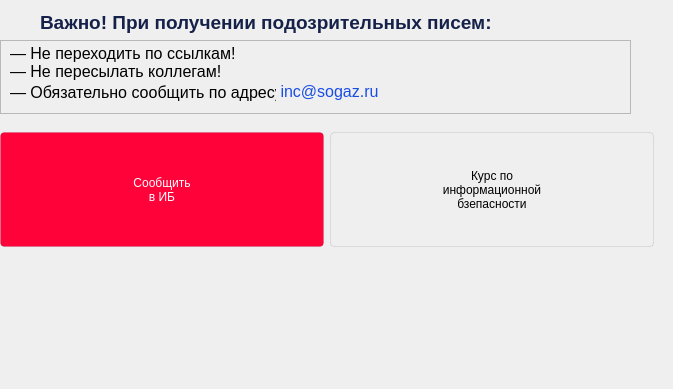
          <widget class="QWidget" name="pagePhishing">
           <widget class="QWidget" name="mainSectionPhishing" native="true">
            <property name="geometry">
             <rect>
              <x>0</x>
              <y>0</y>
              <width>664</width>
              <height>380</height>
             </rect>
            </property>
            <property name="minimumSize">
             <size>
              <width>0</width>
              <height>0</height>
             </size>
            </property>
            <layout class="QVBoxLayout" name="verticalLayout_8">
             <property name="leftMargin">
              <number>0</number>
             </property>
             <property name="topMargin">
              <number>0</number>
             </property>
             <property name="rightMargin">
              <number>10</number>
             </property>
             <property name="bottomMargin">
              <number>0</number>
             </property>
             <item>
              <widget class="QWidget" name="sectionTittlePhishing" native="true">
               <widget class="QWidget" name="widget_11" native="true">
                <property name="geometry">
                 <rect>
                  <x>0</x>
                  <y>10</y>
                  <width>634</width>
                  <height>26</height>
                 </rect>
                </property>
                <property name="maximumSize">
                 <size>
                  <width>16777215</width>
                  <height>26</height>
                 </size>
                </property>
                <widget class="QLabel" name="label_17">
                 <property name="geometry">
                  <rect>
                   <x>10</x>
                   <y>0</y>
                   <width>24</width>
                   <height>24</height>
                  </rect>
                 </property>
                 <property name="styleSheet">
                  <string notr="true">text-align: center;</string>
                 </property>
                 <property name="text">
                  <string/>
                 </property>
                 <property name="pixmap">
                  <pixmap resource="resources.qrc">:/icons/icons/square-rounded-x.svg</pixmap>
                 </property>
                 <property name="scaledContents">
                  <bool>true</bool>
                 </property>
                 <property name="alignment">
                  <set>Qt::AlignmentFlag::AlignCenter</set>
                 </property>
                 <property name="indent">
                  <number>-1</number>
                 </property>
                </widget>
                <widget class="QLabel" name="label_18">
                 <property name="geometry">
                  <rect>
                   <x>40</x>
                   <y>0</y>
                   <width>491</width>
                   <height>24</height>
                  </rect>
                 </property>
                 <property name="font">
                  <font>
                   <pointsize>14</pointsize>
                   <fontweight>DemiBold</fontweight>
                  </font>
                 </property>
                 <property name="toolTipDuration">
                  <number>-1</number>
                 </property>
                 <property name="styleSheet">
                  <string notr="true">color: rgba(21, 33, 73, 1);
font-weight: 600;</string>
                 </property>
                 <property name="text">
                  <string>Важно! При получении подозрительных писем:</string>
                 </property>
                </widget>
               </widget>
               <widget class="QFrame" name="frame_12">
                <property name="geometry">
                 <rect>
                  <x>0</x>
                  <y>40</y>
                  <width>631</width>
                  <height>74</height>
                 </rect>
                </property>
                <property name="frameShape">
                 <enum>QFrame::Shape::StyledPanel</enum>
                </property>
                <property name="frameShadow">
                 <enum>QFrame::Shadow::Raised</enum>
                </property>
                <widget class="QLabel" name="label_19">
                 <property name="geometry">
                  <rect>
                   <x>10</x>
                   <y>0</y>
                   <width>311</width>
                   <height>44</height>
                  </rect>
                 </property>
                 <property name="font">
                  <font>
                   <pointsize>12</pointsize>
                  </font>
                 </property>
                 <property name="text">
                  <string>— Не переходить по ссылкам!
— Не пересылать коллегам!</string>
                 </property>
                </widget>
                <widget class="QLabel" name="label_20">
                 <property name="geometry">
                  <rect>
                   <x>10</x>
                   <y>40</y>
                   <width>266</width>
                   <height>24</height>
                  </rect>
                 </property>
                 <property name="font">
                  <font>
                   <pointsize>12</pointsize>
                  </font>
                 </property>
                 <property name="text">
                  <string>— Обязательно сообщить по адресу</string>
                 </property>
                 <property name="alignment">
                  <set>Qt::AlignmentFlag::AlignLeading|Qt::AlignmentFlag::AlignLeft|Qt::AlignmentFlag::AlignVCenter</set>
                 </property>
                </widget>
                <widget class="QLabel" name="label_21">
                 <property name="geometry">
                  <rect>
                   <x>280</x>
                   <y>40</y>
                   <width>99</width>
                   <height>24</height>
                  </rect>
                 </property>
                 <property name="font">
                  <font>
                   <pointsize>12</pointsize>
                  </font>
                 </property>
                 <property name="accessibleDescription">
                  <string>&lt;a&gt;inc@sogaz.ru&lt;/a&gt;</string>
                 </property>
                 <property name="styleSheet">
                  <string notr="true">color: rgba(24, 77, 229, 1);</string>
                 </property>
                 <property name="frameShape">
                  <enum>QFrame::Shape::NoFrame</enum>
                 </property>
                 <property name="text">
                  <string>inc@sogaz.ru</string>
                 </property>
                 <property name="alignment">
                  <set>Qt::AlignmentFlag::AlignCenter</set>
                 </property>
                 <property name="openExternalLinks">
                  <bool>false</bool>
                 </property>
                 <property name="textInteractionFlags">
                  <set>Qt::TextInteractionFlag::LinksAccessibleByMouse|Qt::TextInteractionFlag::TextSelectableByKeyboard|Qt::TextInteractionFlag::TextSelectableByMouse</set>
                 </property>
                 <property name="buddy">
                  <cstring></cstring>
                 </property>
                </widget>
               </widget>
              </widget>
             </item>
             <item>
              <widget class="QWidget" name="sectionButtonPhishing" native="true">
               <layout class="QHBoxLayout" name="horizontalLayout_5">
                <property name="leftMargin">
                 <number>0</number>
                </property>
                <property name="topMargin">
                 <number>0</number>
                </property>
                <property name="rightMargin">
                 <number>0</number>
                </property>
                <property name="bottomMargin">
                 <number>0</number>
                </property>
                <item>
                 <widget class="QPushButton" name="reportIbPhishingBtn">
                  <property name="maximumSize">
                   <size>
                    <width>16777215</width>
                    <height>115</height>
                   </size>
                  </property>
                  <property name="cursor">
                   <cursorShape>PointingHandCursor</cursorShape>
                  </property>
                  <property name="styleSheet">
                   <string notr="true">QPushButton {
background-color: rgba(255, 2, 57, 1);
color: #fff;
border: 1px solid rgba(21, 33, 73, 0.1);
border-radius: 4px;
text-align: center;
}

QPushButton:hover{
background-color: rgb(255, 55, 122);
}</string>
                  </property>
                  <property name="text">
                   <string>Cообщить
в ИБ</string>
                  </property>
                  <property name="icon">
                   <iconset resource="resources.qrc">
                    <normaloff>:/icons/icons/spy.svg</normaloff>:/icons/icons/spy.svg</iconset>
                  </property>
                  <property name="iconSize">
                   <size>
                    <width>26</width>
                    <height>26</height>
                   </size>
                  </property>
                 </widget>
                </item>
                <item>
                 <widget class="QPushButton" name="teachIbCorsePhishingBtn">
                  <property name="maximumSize">
                   <size>
                    <width>16777215</width>
                    <height>115</height>
                   </size>
                  </property>
                  <property name="cursor">
                   <cursorShape>PointingHandCursor</cursorShape>
                  </property>
                  <property name="styleSheet">
                   <string notr="true">QPushButton {
border: 1px solid rgba(21, 33, 73, 0.1);
border-radius: 4px;
text-align: center;
}

QPushButton:hover {
background-color: rgba(26, 51, 115, 0.05);
color: rgba(21, 33, 73, 1);
}</string>
                  </property>
                  <property name="text">
                   <string>Курс по
информационной
бзепасности</string>
                  </property>
                  <property name="icon">
                   <iconset resource="resources.qrc">
                    <normaloff>:/icons/icons/school.svg</normaloff>:/icons/icons/school.svg</iconset>
                  </property>
                  <property name="iconSize">
                   <size>
                    <width>24</width>
                    <height>24</height>
                   </size>
                  </property>
                 </widget>
                </item>
               </layout>
              </widget>
             </item>
             <item>
              <widget class="QWidget" name="sectionQuestionPhishing" native="true"/>
             </item>
            </layout>
           </widget>
          </widget>
